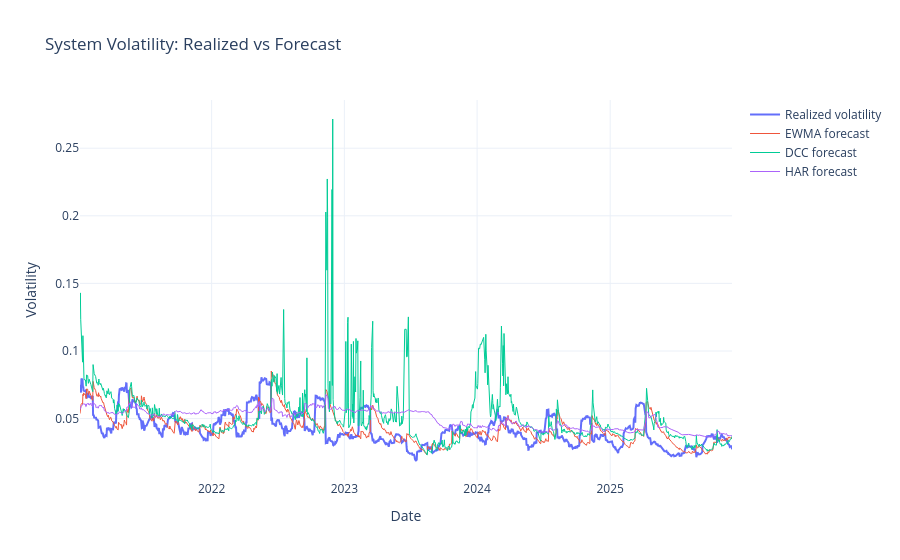

Notebook code for this chart:
### Code cell
def system_volatility(df, n_assets=8):
    vol = df.apply(
        lambda row: np.sqrt(np.trace(row_to_matrix(row, n_assets))),
        axis=1
    )
    return vol

realized_vol = system_volatility(proxy)
ewma_vol = system_volatility(ewma)
dcc_vol = system_volatility(dcc)
har_vol = system_volatility(har)

vol_df = pd.DataFrame({
    "Realized": realized_vol,
    "EWMA": ewma_vol,
    "DCC": dcc_vol,
    "HAR": har_vol
}).dropna()

vol_df.head()

import plotly.graph_objects as go

fig = go.Figure()

fig.add_trace(go.Scatter(
    x=vol_df.index,
    y=vol_df["Realized"],
    mode="lines",
    name="Realized volatility",
    line=dict(width=2)
))

fig.add_trace(go.Scatter(
    x=vol_df.index,
    y=vol_df["EWMA"],
    mode="lines",
    name="EWMA forecast",
    line=dict(width=1)
))

fig.add_trace(go.Scatter(
    x=vol_df.index,
    y=vol_df["DCC"],
    mode="lines",
    name="DCC forecast",
    line=dict(width=1)
))

fig.add_trace(go.Scatter(
    x=vol_df.index,
    y=vol_df["HAR"],
    mode="lines",
    name="HAR forecast",
    line=dict(width=1)
))

fig.update_layout(
    title="System Volatility: Realized vs Forecast",
    xaxis_title="Date",
    yaxis_title="Volatility",
    hovermode="x unified",
    template="plotly_white"
)

fig.show()

### Figure 1 — Plotly figure (JSON) as saved in the notebook; plotly's stock layout.template omitted (floating-point values rounded to 4 significant figures; data arrays with more than 128 entries replaced by an {"elided": "..."} marker saying what was removed)
{"data": [{"line": {"width": 2}, "mode": "lines", "name": "Realized volatility", "type": "scatter", "x": {"elided": "1235 str values"}, "y": {"elided": "1235 float values"}}, {"line": {"width": 1}, "mode": "lines", "name": "EWMA forecast", "type": "scatter", "x": {"elided": "1235 str values"}, "y": {"elided": "1235 float values"}}, {"line": {"width": 1}, "mode": "lines", "name": "DCC forecast", "type": "scatter", "x": {"elided": "1235 str values"}, "y": {"elided": "1235 float values"}}, {"line": {"width": 1}, "mode": "lines", "name": "HAR forecast", "type": "scatter", "x": {"elided": "1235 str values"}, "y": {"elided": "1235 float values"}}], "layout": {"hovermode": "x unified", "title": {"text": "System Volatility: Realized vs Forecast"}, "xaxis": {"title": {"text": "Date"}}, "yaxis": {"title": {"text": "Volatility"}}}}
